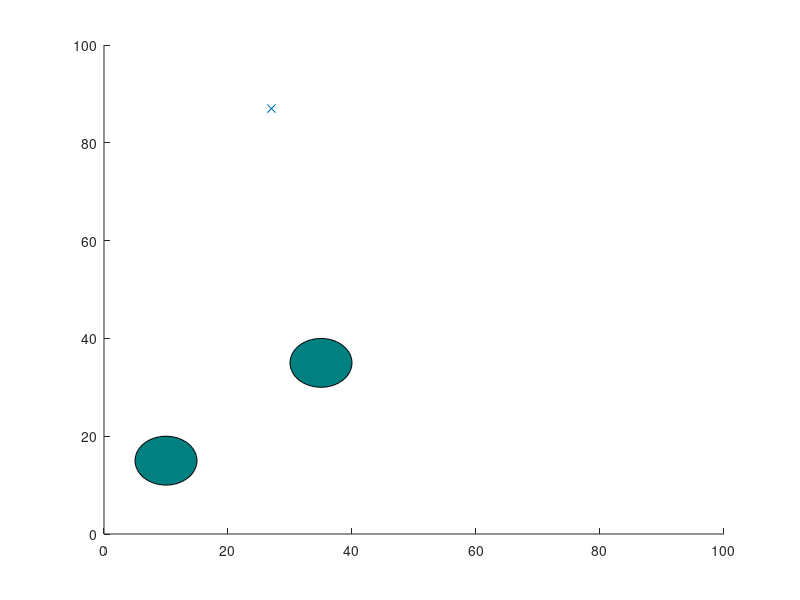

Write MATLAB code to recreate this figure. (Note: this script raises an error after producing the figure.)
% RRT* algorithm in 2D with collision avoidance.
% 
% Author: Sai Vemprala
% 
% nodes:    Contains list of all explored nodes. Each node contains its
%           coordinates, cost to reach and its parent.
% 
% Brief description of algorithm: 
% 1. Pick a random node q_rand.
% 2. Find the closest node q_near from explored nodes to branch out from, towards
%    q_rand.
% 3. Steer from q_near towards q_rand: interpolate if node is too far away, reach
%    q_new. Check that obstacle is not hit.
% 4. Update cost of reaching q_new from q_near, treat it as Cmin. For now,
%    q_near acts as the parent node of q_new.
% 5. From the list of 'visited' nodes, check for nearest neighbors with a 
%    given radius, insert in a list q_nearest.
% 6. In all members of q_nearest, check if q_new can be reached from a
%    different parent node with cost lower than Cmin, and without colliding
%    with the obstacle. Select the node that results in the least cost and 
%    update the parent of q_new.
% 7. Add q_new to node list.
% 8. Continue until maximum number of nodes is reached or goal is hit.

clearvars
close all

x_max = 100;
y_max = 100;
obstacles = [5,10,10,10;...
    30,30,10,10]; % rectangle uses bottom left coord to locate, last 2 parameters are the diameters
EPS = 2;
numNodes = 1000;        

q_start.coord = [0 0];
q_start.cost = 0;
q_start.parent = 0;
q_goal.coord = [43 43];
q_goal.cost = 0;

nodes(1) = q_start;
figure(1)
axis([0 x_max 0 y_max])
for i = 1:size(obstacles,1)
    obs = obstacles(i,:);
    rectangle('Position',obs,'FaceColor',[0 .5 .5],'Curvature',[1 1])
    hold on
end

for i = 1:1:numNodes
    q_rand = [floor(rand(1)*x_max) floor(rand(1)*y_max)];
    plot(q_rand(1), q_rand(2), 'x', 'Color',  [0 0.4470 0.7410])
    
    % Break if goal node is already reached
    for j = 1:1:length(nodes)
        if nodes(j).coord == q_goal.coord
            break
        end
    end
    
    % Pick the closest node from existing list to branch out from
    ndist = [];
    for j = 1:1:length(nodes)
        n = nodes(j);
        tmp = dist(n.coord, q_rand);
        ndist = [ndist tmp];
    end
    [val, idx] = min(ndist);
    q_near = nodes(idx);
    
    q_new.coord = steer(q_rand, q_near.coord, val, EPS);
    if noCollision(q_rand, q_near.coord, obstacles)
        line([q_near.coord(1), q_new.coord(1)], [q_near.coord(2), q_new.coord(2)], 'Color', 'k', 'LineWidth', 2);
        drawnow
        hold on
        q_new.cost = dist(q_new.coord, q_near.coord) + q_near.cost;
        
        % Within a radius of r, find all existing nodes
        q_nearest = [];
        r = 60;
        neighbor_count = 1;
        for j = 1:1:length(nodes)
            if noCollision(nodes(j).coord, q_new.coord, obstacles) && dist(nodes(j).coord, q_new.coord) <= r
                q_nearest(neighbor_count).coord = nodes(j).coord;
                q_nearest(neighbor_count).cost = nodes(j).cost;
                neighbor_count = neighbor_count+1;
            end
        end
        
        % Initialize cost to currently known value
        q_min = q_near;
        C_min = q_new.cost;
        
        % Iterate through all nearest neighbors to find alternate lower
        % cost paths
        
        for k = 1:1:length(q_nearest)
            if noCollision(q_nearest(k).coord, q_new.coord, obstacles) && q_nearest(k).cost + dist(q_nearest(k).coord, q_new.coord) < C_min
                q_min = q_nearest(k);
                C_min = q_nearest(k).cost + dist(q_nearest(k).coord, q_new.coord);
%                 line([q_min.coord(1), q_new.coord(1)], [q_min.coord(2), q_new.coord(2)], 'Color', 'g');                
%                 hold on
            end
        end
        
        % Update parent to least cost-from node
        for j = 1:1:length(nodes)
            if nodes(j).coord == q_min.coord
                q_new.parent = j;
            end
        end
        
        % Append to nodes
        nodes = [nodes q_new];
    end
end

D = [];
for j = 1:1:length(nodes)
    tmpdist = dist(nodes(j).coord, q_goal.coord);
    D = [D tmpdist];
end

% Search backwards from goal to start to find the optimal least cost path
[val, idx] = min(D);
q_final = nodes(idx);
q_goal.parent = idx;
q_end = q_goal;
nodes = [nodes q_goal];
while q_end.parent ~= 0
    start = q_end.parent;
    line([q_end.coord(1), nodes(start).coord(1)], [q_end.coord(2), nodes(start).coord(2)], 'Color', 'r', 'LineWidth', 2);
    hold on
    q_end = nodes(start);
end


